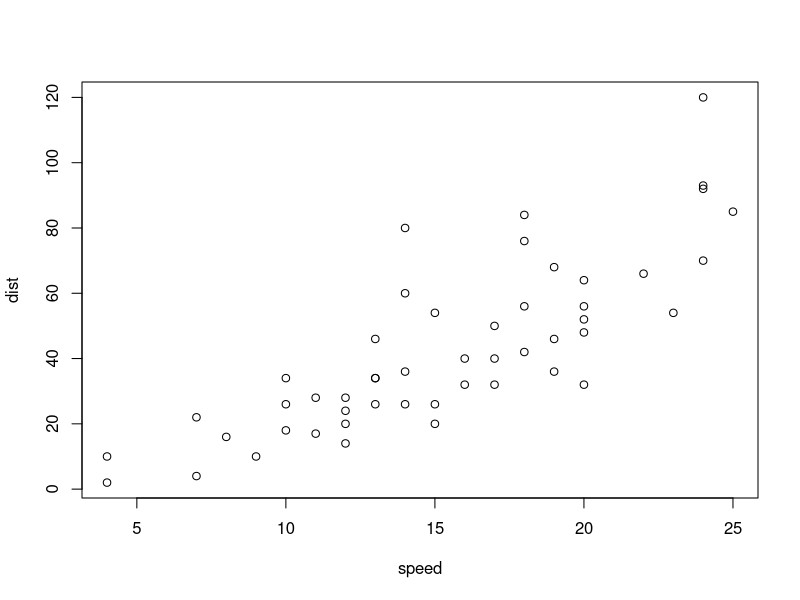
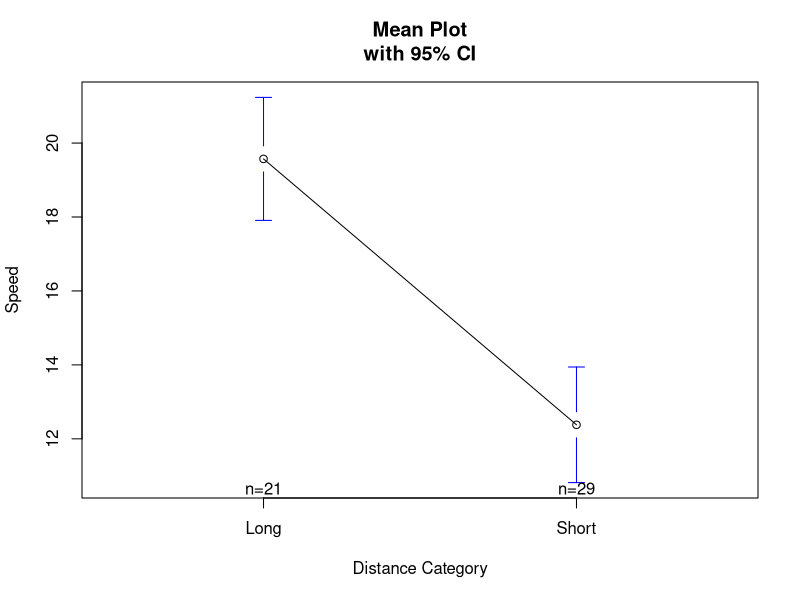

The R source for these figures, in order:
## ---- chunk 1
group1 <- c(237, 289, 257, 228, 303, 275, 262, 304, 244, 233)
group2 <- c(194, 240, 230, 186, 265, 222, 242, 281, 240, 212)
## ---- chunk 2
# Assuming group1 and group2 are exactly same people

# Two-tailed: does not tell which one is greater than the other.
# usually, posthot comparison needed
t.test (group1, group2, paired=TRUE)

# Left-tailed: whether group1 is less than group2
t.test (group1, group2, paired=TRUE, alternative = "less")

# Right-tailed: whether group1 is greater than group2
t.test (group1, group2, paired=TRUE, alternative = "greater")
## ---- chunk 3
# assuming group1 and group2 are random samples from population

# Two-tailed: does not tell which one is greater than the other.
# usually, posthot comparison needed
t.test (group1, group2)

# Left-tailed: whether group1 is less than group2
t.test (group1, group2, alternative = "less")

# Right-tailed: whether group1 is greater than group2
t.test (group1, group2, alternative = "greater")

## ---- chunk 4
# critical numbers in t-distribution
# 97.5% of all numbers in this distribution is less than 2.262
qt(c(.025, .975), 9) 
## ---- chunk 5
data <- cars
summary(data)
plot(data[,1:2])
summary(lm(speed ~ dist, data=data))
## ---- chunk 6
data$dist_category <- ifelse(data$dist>mean(data$dist), "Long", "Short")
data$dist_category <- as.factor(data$dist_category)
summary(aov(speed ~ dist_category, data=data))

library(gplots)
plotmeans(speed ~ dist_category, data=data, xlab="Distance Category",
  ylab="Speed", main="Mean Plot\nwith 95% CI")
